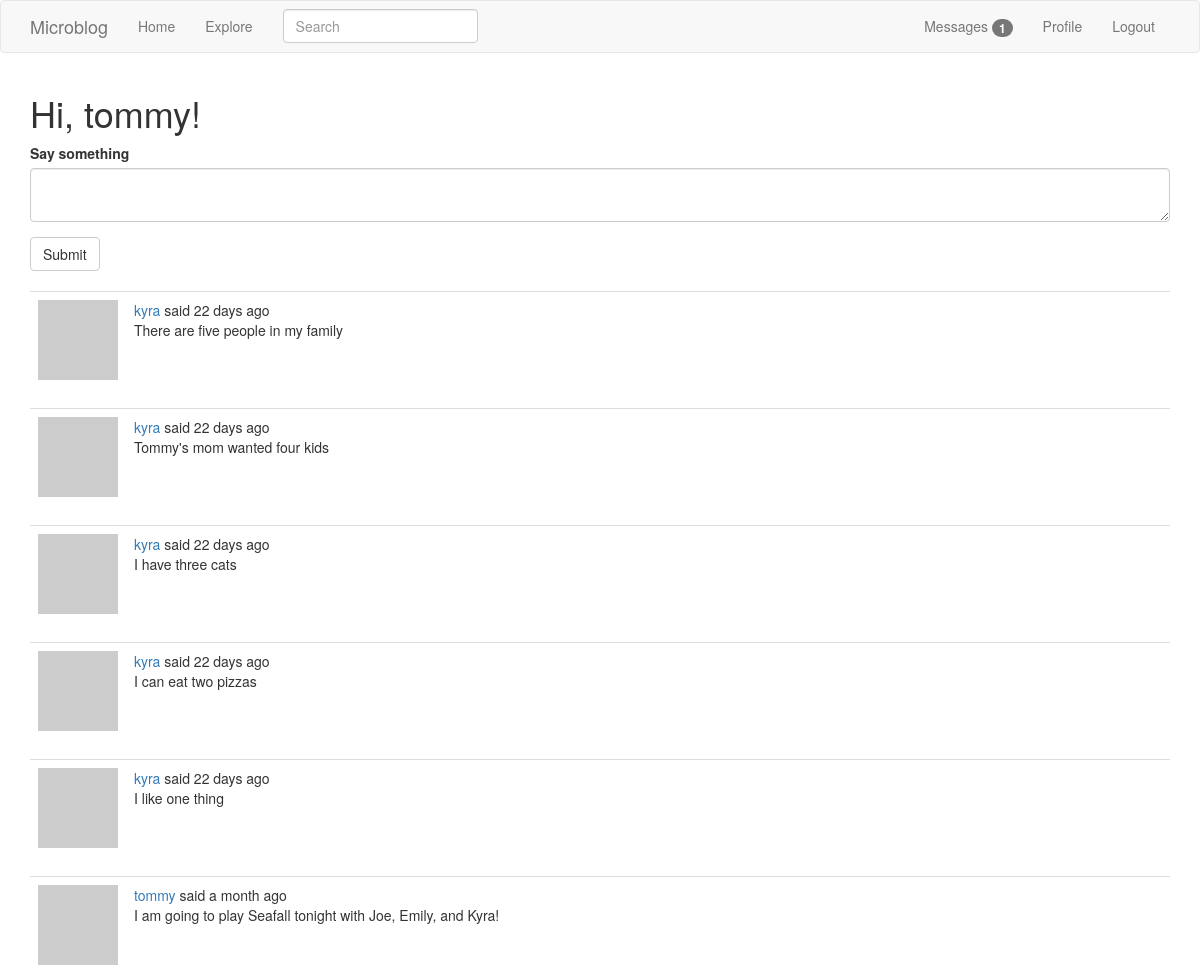
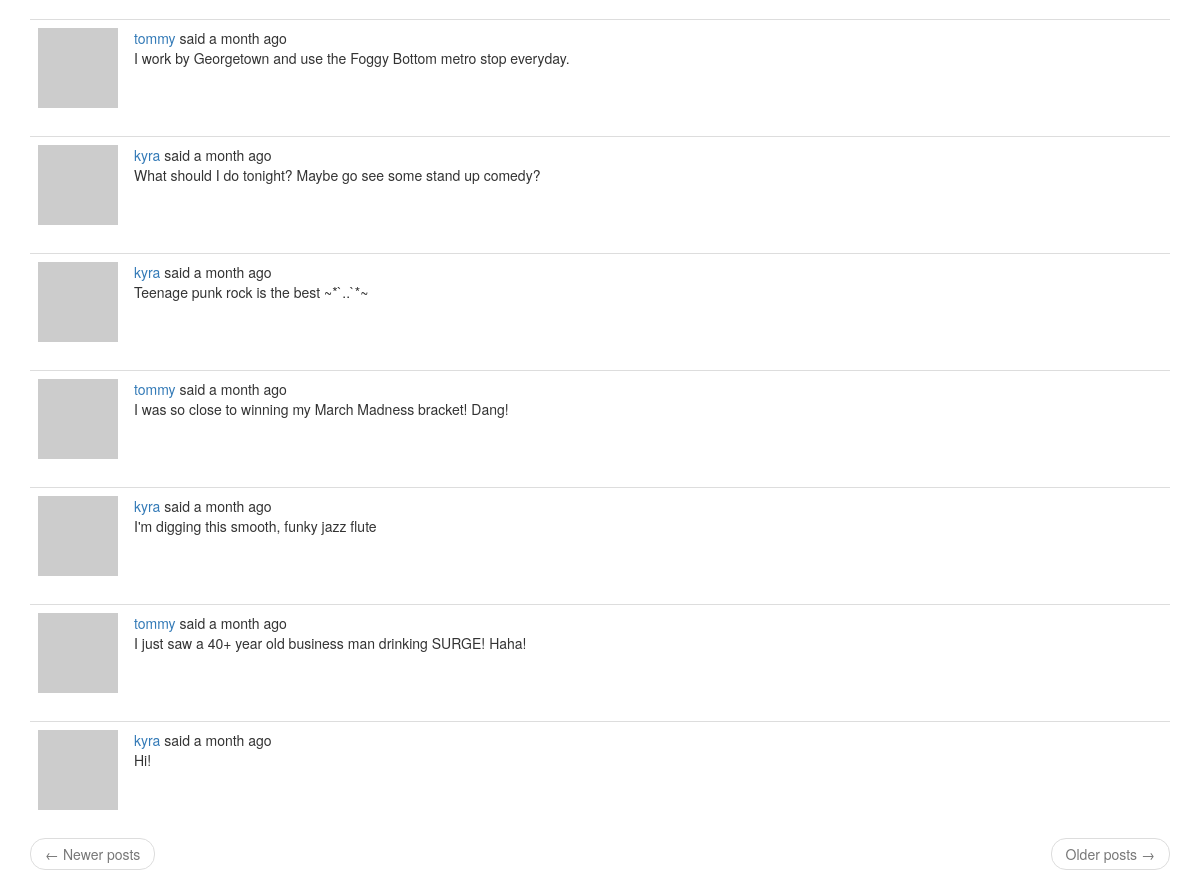
The page /index (signed in) on the database its author committed (2 pictures, top to bottom).
### app/models.py (models this page shows, shortened)
class User(UserMixin, db.Model):
    id = db.Column(db.Integer, primary_key=True)
    username = db.Column(db.String(64), index=True, unique=True)
    email = db.Column(db.String(120), index=True, unique=True)
    password_hash = db.Column(db.String(128))
    posts = db.relationship('Post', backref='author', lazy='dynamic')
    about_me = db.Column(db.String(140))
    last_seen = db.Column(db.DateTime, default=datetime.utcnow)
    followed = db.relationship(
        'User', secondary=followers,
        primaryjoin=(followers.c.follower_id == id),
        secondaryjoin=(followers.c.followed_id == id),
        backref=db.backref('followers', lazy='dynamic'), lazy='dynamic')
    messages_sent = db.relationship('Message', foreign_keys='Message.sender_id', backref='author', lazy='dynamic')
    messages_received = db.relationship(
        'Message', foreign_keys='Message.recipient_id', backref='recipient', lazy='dynamic')
    last_message_read_time = db.Column(db.DateTime)
    notifications = db.relationship('Notification', backref='user', lazy='dynamic')
    def avatar(self, size):
        digest = md5(self.email.lower().encode('utf-8')).hexdigest()
        return 'https://www.gravatar.com/avatar/{}?d=identicon&s={}'.format(
            digest, size)
    def followed_posts(self):
        followed = Post.query.join(
            followers, (followers.c.followed_id == Post.user_id)).filter(
                followers.c.follower_id == self.id)
        own = Post.query.filter_by(user_id=self.id)
        return followed.union(own).order_by(Post.timestamp.desc())
    def new_messages(self):
        last_read_time = self.last_message_read_time or datetime(1900, 1, 1)
        return Message.query.filter_by(recipient=self).filter(Message.timestamp > last_read_time).count()

class SearchableMixin():
    @classmethod
    def before_commit(cls, session):
        session._changes = {
            'add': [obj for obj in session.new if isinstance(obj, cls)],
            'update': [obj for obj in session.dirty if isinstance(obj, cls)],
            'delete': [obj for obj in session.deleted if isinstance(obj, cls)]
        }
    @classmethod
    def after_commit(cls, session):
        for obj in session._changes['add']:
            add_to_index(cls.__tablename__, obj)
        for obj in session._changes['update']:
            add_to_index(cls.__tablename__, obj)
        for obj in session._changes['delete']:
            remove_from_index(cls.__tablename__, obj)
        session._changes = None

class Post(SearchableMixin, db.Model):
    __searchable__=['body']
    id = db.Column(db.Integer, primary_key=True)
    body = db.Column(db.String(140))
    timestamp = db.Column(db.DateTime, index=True, default=datetime.utcnow)
    user_id = db.Column(db.Integer, db.ForeignKey('user.id'))

### app/main/routes.py (the view)
@bp.route('/', methods=['GET', 'POST'])
@bp.route('/index', methods=['GET', 'POST'])
@login_required
def index():
    form = PostForm()
    if form.validate_on_submit():
        post = Post(body=form.post.data, author=current_user)
        db.session.add(post)
        db.session.commit()
        flash('Your post is now live!')
        return redirect(url_for('main.index'))
    page = request.args.get('page', 1, type=int)
    posts = current_user.followed_posts().paginate(page, current_app.config['POSTS_PER_PAGE'], False)
    next_url = url_for('main.index', page=posts.next_num) \
        if posts.has_next else None
    prev_url = url_for('main.index', page=posts.prev_num) \
        if posts.has_next else None
    return render_template('index.html', title='Home', form=form, posts=posts.items, next_url=next_url, prev_url=prev_url)

### app/main/forms.py
class SearchForm(FlaskForm):
    q = StringField('Search', validators=[DataRequired()])
    def __init__(self, *args, **kwargs):
        if 'formdata' not in kwargs:
            kwargs['formdata'] = request.args
        if 'csrf_enabled' not in kwargs:
            kwargs['csrf_enabled'] = False
        super(SearchForm, self).__init__(*args, **kwargs)

class PostForm(FlaskForm):
    post = TextAreaField('Say something', validators=[DataRequired(), Length(min=1, max=140)])
    submit = SubmitField('Submit')

### app/main/routes.py (called while the page is built)
@bp.before_request
def before_request():
    if current_user.is_authenticated:
        current_user.last_seen = datetime.utcnow()
        db.session.commit()
        g.search_form = SearchForm()

### app/models.py (called while the page is built)
@login.user_loader
def load_user(id):
    return User.query.get(int(id))

### app/templates/index.html
{% extends "base.html" %}
{% import 'bootstrap/wtf.html' as wtf %}
{% block app_content %}
    <h1>Hi, {{ current_user.username }}!</h1>
    {% if form %}
        {{ wtf.quick_form(form) }}
        <br>
    {% endif %}
    {% for post in posts %}
        {% include '_post.html' %}
    {% endfor %}
    <nav aria-label="...">
        <ul class="pager">
            <li class="previous{% if not prev_url %} disabled{% endif %}">
                <a href="{{ prev_url or '#' }}">
                    <span aria-hidden="true">&larr;</span> Newer posts
                </a>
            </li>
            <li class="next{% if not next_url %} disabled{% endif %}">
                <a href="{{ next_url or '#' }}">
                    Older posts
                    <span aria-hidden="true">&rarr;</span>
                </a>
            </li>
        </ul>
    </nav>
{% endblock %}

### app/templates/_post.html (shortened to what this page needs)
<table class="table table-hover">
    <tr>
        <td width="70px">
            <a href="{{ url_for('main.user', username=post.author.username) }}">
                <img src="{{ post.author.avatar(70) }}" />
            </a>
        </td>
        <td>
            {{ _('%(username)s said %(when)s', username=user_link, when=moment(post.timestamp).fromNow()) }}
            <br>
            {{ post.body }}
        </td>
    </tr>
</table>

### rows shown on the page
User: username "tommy"
Post: body "There are five people in my family"
Post: body "Tommy's mom wanted four kids"
Post: body "I have three cats"
Post: body "I can eat two pizzas"
Post: body "I like one thing"
Post: body "I am going to play Seafall tonight with Joe, Emily, and Kyra!"
Post: body "I work by Georgetown and use the Foggy Bottom metro stop everyday."
Post: body "What should I do tonight? Maybe go see some stand up comedy?"
Post: body "Teenage punk rock is the best ~*`..`*~"
Post: body "I was so close to winning my March Madness bracket! Dang!"
Post: body "I'm digging this smooth, funky jazz flute"
Post: body "I just saw a 40+ year old business man drinking SURGE! Haha!"
Post: body "Hi!"

### other values the page prints
{{ new_messages }} "1"
